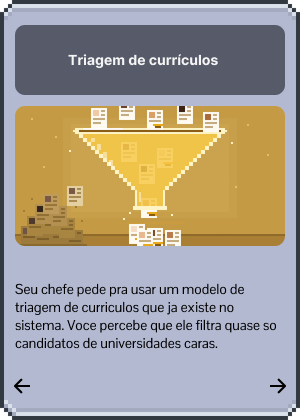
#> input picture Ferramentas/molde_carta.png, 300 x 420 px, given in place of Carta Filtro de comentarios _S_.png, which was not available
$ python gerar_cartas_niveis.py
#> lines starting #> are read from the running program, lines starting #| are printed output that depends on the picture; after the words box and inside, x2 and y2 are one past the last pixel; in counts of white or black regions, pixels touching at a corner belong together
### Ferramentas/gerar_cartas.py
#!/usr/bin/env python3
"""Regera as cartas (HUD/cartasEstagiario) em alta resolucao (3x) com acentos.

Uso (na raiz do projeto, com as imagens ORIGINAIS 300x420 em --origem):
    python3 Ferramentas/gerar_cartas.py --origem <pasta_com_cartas_originais> --saida HUD/cartasEstagiario

Mantem a moldura, a ilustracao e as setas de cada carta (ampliadas sem
suavizar, para preservar o pixel art) e redesenha titulo, descricao e opcoes
com a fonte VT323 (pixel art), em 3x. As variantes A/D sao inclinadas -/+15 graus.
"""
import argparse, os
from PIL import Image, ImageDraw, ImageFont
import numpy as np

K = 3                          # fator de ampliacao
W, H = 300, 420                # tamanho original da carta
BG = (179, 185, 209)
PLACA = (87, 91, 105)
MOLDURA = (51, 57, 65)
TEXTO = (24, 26, 36)
BRANCO = (245, 245, 245)
FONTE_PIXEL = os.path.join(os.path.dirname(os.path.dirname(os.path.abspath(__file__))),
                           "cenario", "maquina_cafe", "comum", "VT323-Regular.ttf")
ANGULO = 15

# (arquivo, titulo, descricao, opcao A (esquerda), opcao D (direita))
CARTAS = [
 ("Triagem", "Triagem de currículos",
  "Seu chefe pede pra usar um modelo de triagem de currículos que já existe no sistema. Você percebe que ele filtra quase só candidatos de universidades caras.",
  "Usar assim mesmo, é rápido", "Sinalizar o problema antes de rodar"),
 ("Chatbot", "Chatbot inventou um dado",
  "O chatbot de suporte gerou uma resposta técnica para um cliente, mas o dado que ele citou não existe em nenhuma documentação.",
  "Deixar passar, o cliente não vai notar", "Corrigir e avisar o cliente do erro"),
 ("Historico 2", "Histórico de navegação",
  "A empresa coleta o histórico de navegação dos usuários para melhorar as recomendações. Porém, ninguém autorizou explicitamente o uso desses dados.",
  "Usar os dados, todo mundo faz", "Pedir consentimento antes"),
 ("Facial", "Reconhecimento facial",
  "O sistema de reconhecimento facial da empresa erra muito mais ao identificar pessoas de pele escura. Alguém sugere “ajustar o threshold” apenas para esconder o problema nas métricas do relatório.",
  "Ajustar o threshold como pedido", "Reportar o problema real"),
 ("Estatistica", "Estatística suspeita",
  "Um relatório automático de vendas cita uma estatística que parece forte demais pra ser real. Você está sob pressão pra entregar o relatório hoje.",
  "Entregar assim, sem checar", "Investigar a fonte antes de enviar"),
 ("Marketing 2", "Dados do marketing",
  "A equipe de marketing quer usar dados dos usuários, como nome, e-mail e comportamento, para treinar um novo modelo de IA, sem anonimizar essas informações.",
  "Liberar os dados como pedido", "Anonimizar antes de liberar"),
 ("Precificacao", "Precificação por bairro",
  "A IA de precificação está cobrando preços mais altos de usuários de determinados bairros, com base no suposto “risco de inadimplência”.",
  "Manter, os números fecham", "Revisar o critério de precificação"),
 ("Numero inventado", "Número inventado",
  "Um colega vai apresentar pro cliente um número que a IA gerou, mas parece inventado. Ele já confia cegamente no sistema e não quer perder tempo checando.",
  "Deixar ele apresentar assim", "Insistir em checar juntos antes"),
 ("Automacao", "Automação de funcionários",
  "A diretoria pretende substituir parte da equipe de atendimento por uma IA. O sistema ainda comete erros frequentes, mas a mudança reduziria bastante os custos.",
  "Aprovar a substituição imediatamente", "Manter a equipe até a IA ser confiável"),
 ("Decisao", "Decisão automatizada",
  "Uma IA responsável por aprovar empréstimos rejeitou a solicitação de um cliente. Ele pede explicações, mas ninguém na equipe consegue entender como o sistema chegou a essa conclusão.",
  "Manter a decisão da IA sem questionar", "Solicitar uma revisão humana da decisão"),
 ("Imagem", "Imagem falsa",
  "A equipe de marketing utiliza uma imagem gerada por IA que simula uma pessoa real recomendando o produto. A campanha está pronta e tem grande potencial de alcance.",
  "Publicar a campanha sem revelar a manipulação", "Informar que a imagem foi gerada por IA"),
 ("Treinamento", "Treinamento sem limite",
  "Um novo modelo de IA precisa de mais dados para melhorar. A equipe sugere coletar automaticamente todas as conversas dos usuários, inclusive as que contêm informações pessoais.",
  "Coletar todas as conversas disponíveis", "Limitar a coleta aos dados autorizados"),
 ("Trabalho", "O trabalho perfeito",
  "Você pede para uma IA fazer um trabalho acadêmico. O resultado está muito bem escrito, organizado e parece conter todas as informações necessárias. O prazo está acabando e você ainda não leu o material por completo.",
  "Entregar o trabalho como a IA produziu", "Revisar o conteúdo e conferir as informações"),
 ("Email", "O e-mail pronto",
  "Você precisa responder um e-mail importante de um cliente. Para ganhar tempo, pede que uma IA escreva a resposta. O texto fica ótimo, mas a IA promete um prazo de entrega que você não tem certeza se a empresa consegue cumprir.",
  "Enviar, o texto está bem escrito", "Conferir as informações antes de enviar"),
 ("Codigo", "O código misterioso",
  "Você utiliza uma IA para resolver um problema no código de um projeto da Else. Ela fornece uma solução que funciona nos testes iniciais, mas você não entende completamente o que aquele código executa.",
  "Implementar e seguir para a próxima tarefa", "Estudar o código e testar outros cenários"),
 ("Documento", "O documento interno",
  "Você precisa resumir um documento extenso da Else. Uma ferramenta externa de IA consegue fazer isso em segundos, mas o arquivo contém informações internas que não deveriam sair do ambiente da empresa.",
  "Enviar o documento para a ferramenta externa", "Resumir manualmente ou utilizar uma ferramenta autorizada"),
 ("Atendimento", "O atendimento automático",
  "Você utiliza uma IA para responder perguntas frequentes dos clientes da Else. O sistema responde rapidamente, mas começa a dar respostas genéricas para problemas que exigem uma análise individual.",
  "Manter a automação para reduzir o tempo de atendimento", "Intervir nos casos que exigem atenção individual"),
]


def fonte(peso, px):
    # VT323 (pixel, com acentos) em todas as cartas; o "peso" so muda o tamanho/contorno
    return ImageFont.truetype(FONTE_PIXEL, int(round(px * K)))


def quebrar(texto, f, largura):
    linhas, atual = [], ""
    for palavra in texto.split():
        teste = (atual + " " + palavra).strip()
        if f.getlength(teste) <= largura or not atual:
            atual = teste
        else:
            linhas.append(atual)
            atual = palavra
    if atual:
        linhas.append(atual)
    return linhas


def ajustar(texto, peso, tam_max, tam_min, largura, altura, entrelinha):
    """Maior tamanho de fonte (em px originais) que cabe na caixa."""
    tam = tam_max
    while tam >= tam_min:
        f = fonte(peso, tam)
        linhas = quebrar(texto, f, largura * K)
        if len(linhas) * tam * entrelinha * K <= altura * K:
            return f, linhas, tam
        tam -= 0.25
    f = fonte(peso, tam_min)
    return f, quebrar(texto, f, largura * K), tam_min


def texto_centrado(d, linhas, f, tam, entrelinha, cx, cy, cor, alinhar="centro", x0=None, negrito=False):
    alt = len(linhas) * tam * entrelinha * K
    y = cy * K - alt / 2
    for linha in linhas:
        x = cx * K - f.getlength(linha) / 2 if alinhar == "centro" else x0 * K
        # ancora "lm": centraliza cada linha na vertical (independe da fonte)
        d.text((x, y + tam * entrelinha * K / 2), linha, font=f, fill=cor, anchor="lm",
               stroke_width=K // 3 if negrito else 0, stroke_fill=cor)
        y += tam * entrelinha * K


def base_sem_texto(orig):
    """Ampliacao da carta original, sem o titulo e sem a descricao."""
    im = Image.open(orig).convert("RGBA")
#> im is the input picture: PIL image 300x420 RGBA; mean R, G, B, A 164.3, 156.7, 145.9, 254.2
    mascara_ilustracao = np.array(im.convert("RGB")).astype(int)
    up = im.resize((W * K, H * K), Image.NEAREST)
    d = ImageDraw.Draw(up)
    d.rectangle((22 * K, 30 * K, 278 * K, 90 * K), fill=PLACA)        # apaga titulo
    d.rectangle((8 * K, 248 * K, 292 * K, 376 * K), fill=BG)          # apaga descricao
    return up, mascara_ilustracao


def carta_situacao(c, orig):
    _, titulo, desc, _, _ = c
    up, mask = base_sem_texto(orig)
    d = ImageDraw.Draw(up)
    f, linhas, tam = ajustar(titulo, "SemiBold", 25, 15, 240, 60, 1.0)
    texto_centrado(d, linhas, f, tam, 1.0, W / 2, 60, BRANCO, negrito=True)
    f, linhas, tam = ajustar(desc, "Regular", 20, 14, 266, 124, 1.08)
    texto_centrado(d, linhas, f, tam, 1.08, W / 2, 313, TEXTO, alinhar="esq", x0=17)
    return up, mask


def carta_opcao(c, orig, opcao, lado):
    up, mask = carta_situacao(c, orig)
    # faixa escura sobre a parte de cima da ilustracao (x 15..284, y 106..186)
    arr = np.array(up).astype(float)
    ys, ye = 106 * K, 187 * K
    mascara_bg = (np.abs(np.array(Image.open(orig).convert("RGB").resize((W * K, H * K), Image.NEAREST)).astype(int)
                         - np.array(BG)).sum(2) > 8)
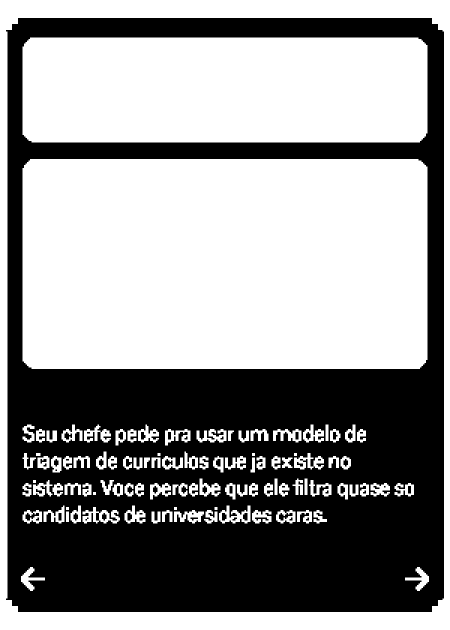
#> mascara_bg: shape (1260, 900) bool (shown at 1/2 size); 57.3% white; 69 black regions (27 under 20 px), largest, box (x1, y1, x2, y2) and area: (12, 36, 888, 1224) 480843, (129, 864, 144, 879) 144, (330, 918, 345, 933) 135
    faixa = np.zeros(arr.shape[:2], bool)
    faixa[ys:ye, 15 * K:285 * K] = True
    # cantos arredondados da base da faixa
    m = Image.new("L", (W * K, H * K), 0)
#> m: PIL image 900x1260 L; every value is 0
    ImageDraw.Draw(m).rounded_rectangle((15 * K, ys, 285 * K - 1, ye), radius=8 * K, fill=255)
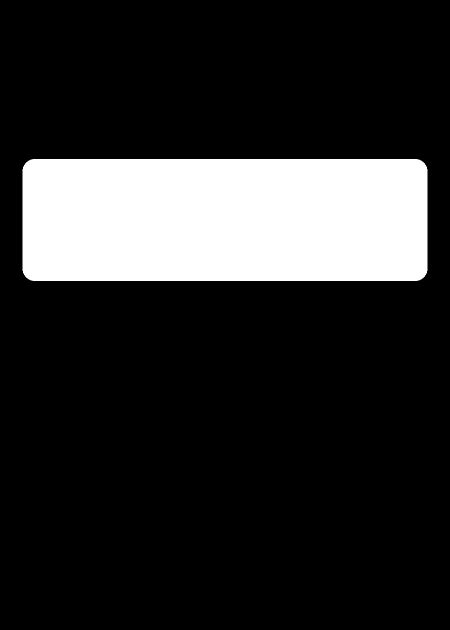
#> m: PIL image 900x1260 L (shown at 1/2 size); 17.4% white; 1 white region, box (x1, y1, x2, y2) and area: (45, 318, 855, 562) 197116
    faixa = (np.array(m) > 127) & mascara_bg
#> faixa: shape (1260, 900) bool; 17.4% white; 1 white region, box (x1, y1, x2, y2) and area: (45, 318, 855, 562) 197074
    arr[faixa, :3] *= 0.22
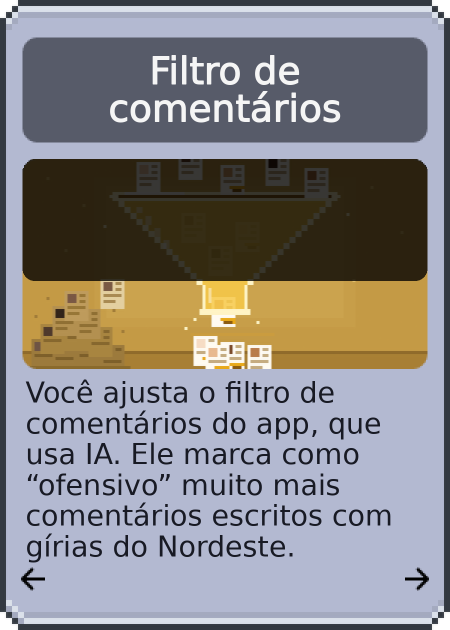
#> arr: shape (1260, 900, 4) float64 (shown at 1/2 size); mean R, G, B, A 134.7, 132.2, 132.8, 254.2; transparent parts drawn white
    up = Image.fromarray(arr.astype(np.uint8), "RGBA")
    d = ImageDraw.Draw(up)
    f, linhas, tam = ajustar(opcao, "Bold", 23, 15, 240, 68, 1.0)
    texto_centrado(d, linhas, f, tam, 1.0, W / 2, 146, BRANCO, negrito=True)
    # inclina: A = anti-horario, D = horario
    ang = ANGULO if lado == "A" else -ANGULO
    rgb = up.convert("RGB").rotate(ang, Image.BICUBIC, expand=True, fillcolor=MOLDURA)
    alfa = up.getchannel("A").rotate(ang, Image.BICUBIC, expand=True, fillcolor=0)
    rot = rgb.convert("RGBA")
    rot.putalpha(alfa)
    tela = Image.new("RGBA", (399 * K, 484 * K), (0, 0, 0, 0))
#> tela: PIL image 1197x1452 RGBA; every value is 0
    tela.paste(rot, ((tela.width - rot.width) // 2, (tela.height - rot.height) // 2), rot)
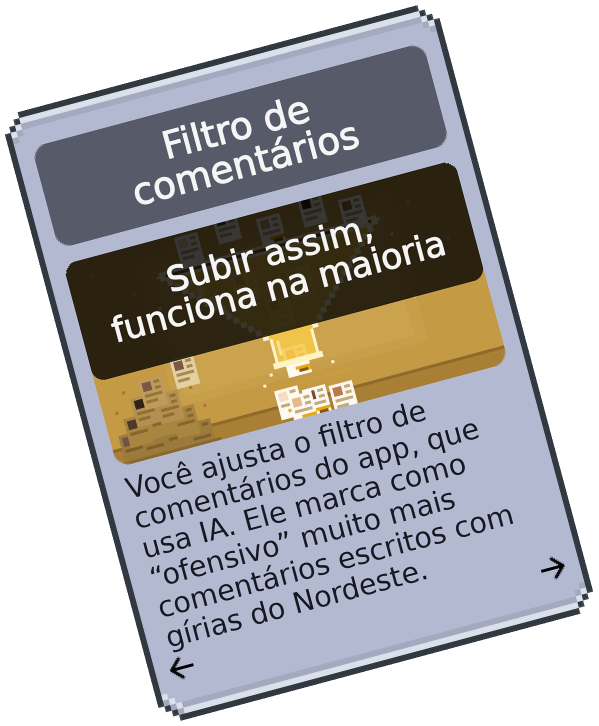
#> tela: PIL image 1197x1452 RGBA (shown at 1/2 size); mean R, G, B, A 90, 88.4, 89.1, 165.9; transparent parts drawn white
    return tela


# [13 lines left out: function main, not called in this run]


# [2 lines that do not run on import are left out]

### Ferramentas/gerar_cartas_niveis.py
#!/usr/bin/env python3
"""Gera as cartas dos niveis Junior, Pleno, Senior e Tech Lider (3x, com acentos).

Usa a arte do Arthur (ilustracao, moldura e setas) das cartas S originais
300x420 em Ferramentas/originais_niveis/<pasta>/ e redesenha titulo,
descricao e escolhas com a fonte Inter em 3x, igual as cartas do Estagiario.
Os textos e efeitos ficam em cartas_niveis_dados.py.

Uso (na raiz do projeto):
    python3 Ferramentas/gerar_cartas_niveis.py
"""
import os, sys

AQUI = os.path.dirname(os.path.abspath(__file__))
sys.path.insert(0, AQUI)
import gerar_cartas as g
from cartas_niveis_dados import NIVEIS

RAIZ = os.path.dirname(AQUI)


def main():
    for pasta, _cargo, cartas in NIVEIS.values():
        saida = os.path.join(RAIZ, "HUD", pasta)
        os.makedirs(saida, exist_ok=True)
        for (arq, titulo, texto, opA, opD, *_resto) in cartas:
            orig = os.path.join(AQUI, "originais_niveis", pasta, f"Carta {arq} _S_.png")
            c = (arq, titulo, texto, opA, opD)
            g.carta_situacao(c, orig)[0].save(os.path.join(saida, f"Carta {arq} _S_.png"), optimize=True)
            g.carta_opcao(c, orig, opA, "A").save(os.path.join(saida, f"Carta {arq} _A_.png"), optimize=True)
            g.carta_opcao(c, orig, opD, "D").save(os.path.join(saida, f"Carta {arq} _D_.png"), optimize=True)
#> call 2 of carta_opcao, with opcao = 'Treinar o filtro com exemplos regionais', lado = 'D'
#> in carta_opcao (call 2), `rgb = up.convert("RGB").rotate(ang, Image.BICUBIC, expand=True, fillco..`:
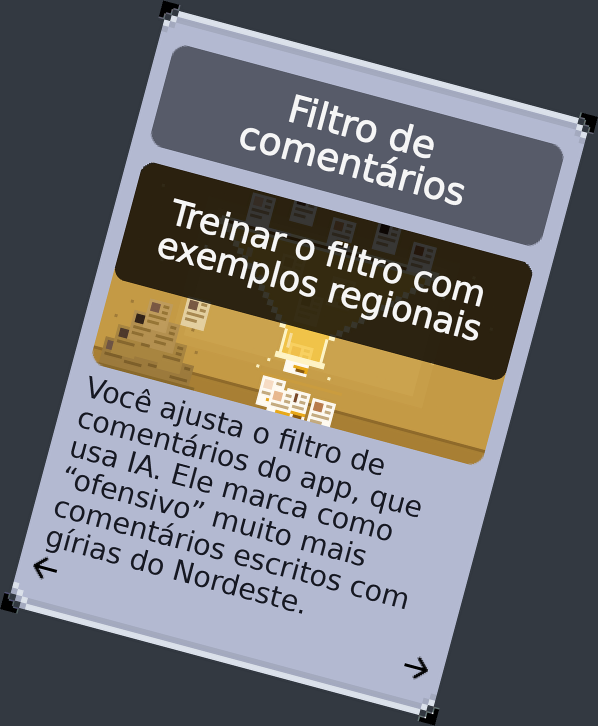
#> rgb: PIL image 1196x1452 RGB (shown at 1/2 size); mean R, G, B 108.3, 108.8, 112.3
#> in carta_opcao (call 2), `alfa = up.getchannel("A").rotate(ang, Image.BICUBIC, expand=True, fill..`:
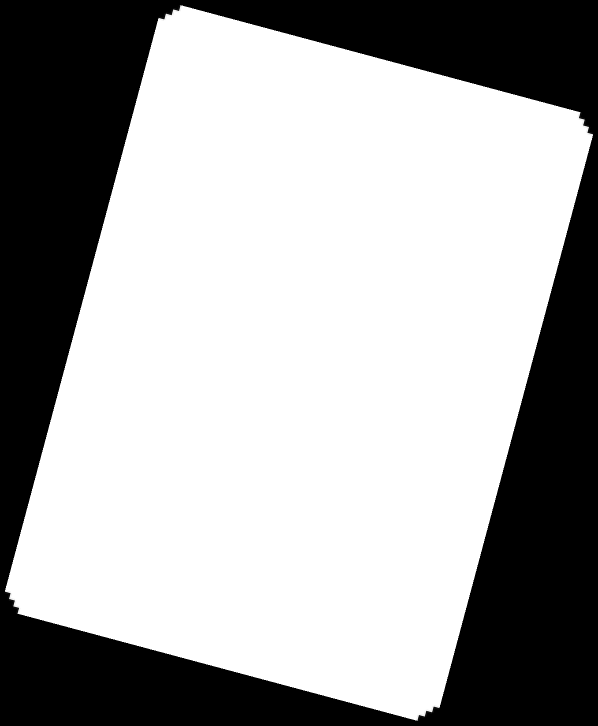
#> alfa: PIL image 1196x1452 L (shown at 1/2 size); min 0, max 255, mean 166
#> in carta_opcao (call 2), `tela.paste(rot, ((tela.width - rot.width) // 2, (tela.height - rot.hei..`:
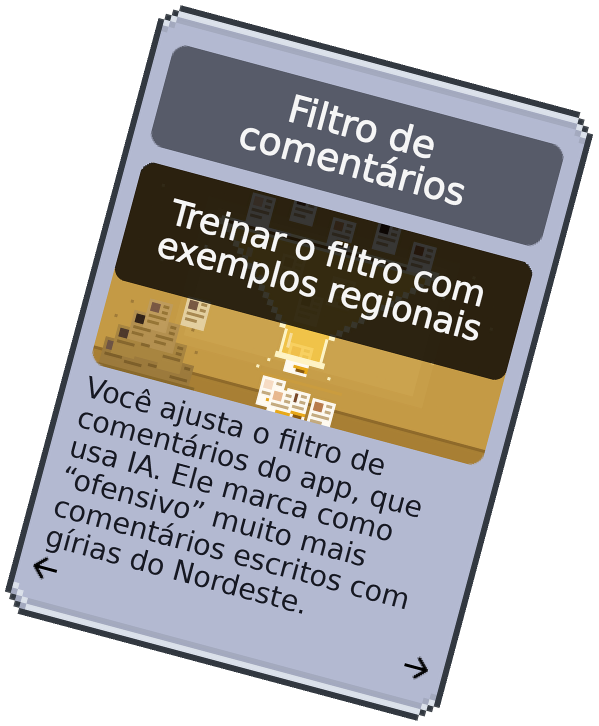
#> tela: PIL image 1197x1452 RGBA (shown at 1/2 size); mean R, G, B, A 90.5, 88.9, 89.7, 165.9; transparent parts drawn white
            print("ok", pasta, arq)


if __name__ == "__main__":
#> (the run stopped early here; a loop or call above may not have finished)
